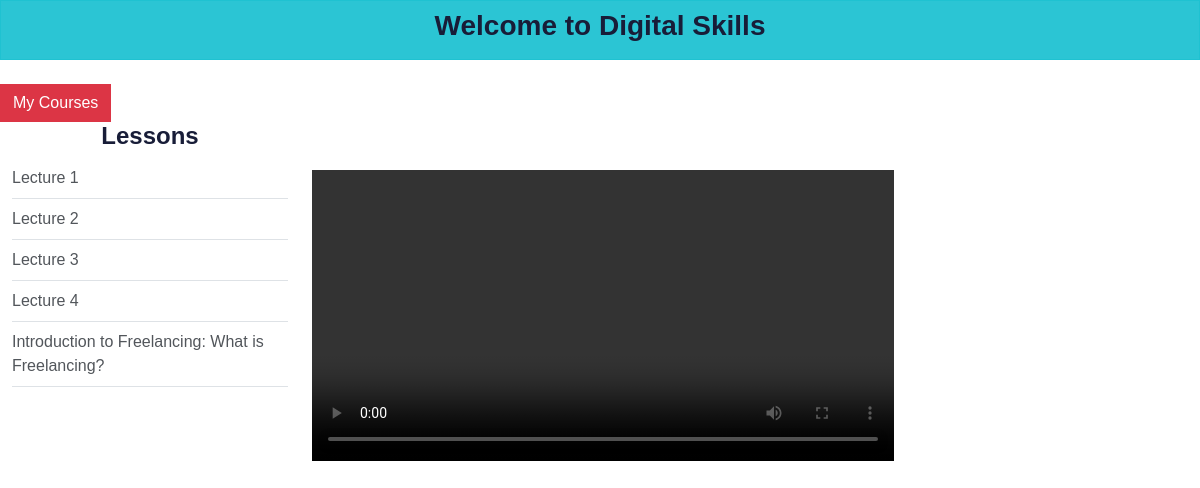
Page /student/watchcourse.php?course_id=2 (signed in) on the committed database.
### tables this page shows
CREATE TABLE `lesson` (
  `lesson_id` int(11) NOT NULL,
  `lesson_name` varchar(250) NOT NULL,
  `lesson_desc` varchar(250) NOT NULL,
  `course_id` varchar(250) NOT NULL,
  `course_name` varchar(250) NOT NULL,
  `lesson_link` varchar(250) NOT NULL
);

### student/watchcourse.php (the view, shortened to what this page needs)
<?php
include('../maininclude/dbconnection.php');
?>
<!DOCTYPE html>
<html lang="en">
<head>
    <link rel="stylesheet" href="../css/bootstrap.min.css">
</head>
<body>
    <div class="container-fluid btn btn-primary p-2">
        <h3>Welcome to Digital Skills</h3>
    </div>
    <br>
    <br>
    <a href="studentcourses.php" class="btn btn-danger">My Courses</a>
    <div class="container-fluid">
        <div class="row">
            <div class="col-sm-3 border-bright">
                <h4 class="text-center">Lessons</h4>
                <ul id="playlist" class="nav flex-column">
                    <?php
                    if (isset($_REQUEST['course_id'])) {
                        $course_id = $_REQUEST['course_id'];
                        $sql = "SELECT * FROM lesson WHERE course_id = '$course_id'";
                        $result = $conn->query($sql);
                        if ($result->num_rows > 0) {
                            while ($row = $result->fetch_assoc()) {
                                echo '<li class="nav-item border-bottom py-2" movieurl="' . $row['lesson_link'] . '" style="cursor:pointer;">' . $row['lesson_name'] . '</li>';
                            }
                        }
                    }
                    ?>
                </ul>
            </div>
            <div class="col-sm-8">
                <video id="videoarea" src="" class="mt-5 w-75 ml-2" controls></video>
            </div>
        </div>
    </div>
</body>
</html>

### rows in the picture
lesson: lesson_name "Lecture 1"
lesson: lesson_name "Lecture 2"
lesson: lesson_name "Lecture 3"
lesson: lesson_name "Lecture 4"
lesson: lesson_name "Introduction to Freelancing: What is Freelancing?"
